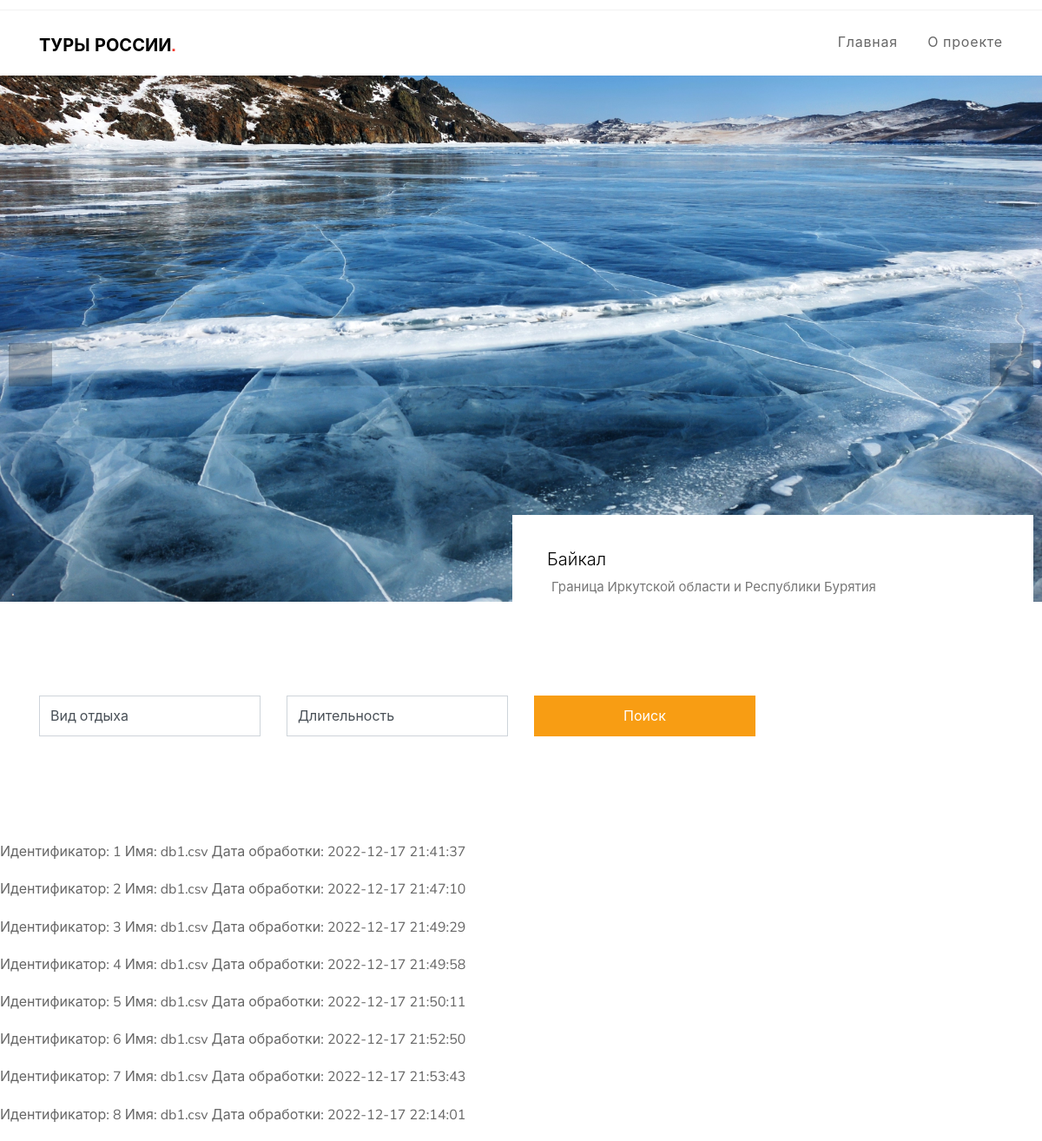
The app's page /index2 with its own data.
### tables this page shows
CREATE TABLE source_file(
	id integer PRIMARY KEY autoincrement,
	filename varchar(255) NOT NULL,
	processed datetime
);

### labapp/routes.py (the view)
@app.route('/')
@app.route('/index2')
def index():
    processed_files = controller.get_source_files_list()
    return render_template('index2.html', title='Туры России.', pname='HOME', navmenu=controller.navmenu,
                            processed_files=processed_files)

### labapp/controller.py (called while the page is built)
def get_source_files_list():
    db_connector = SQLStoreConnectorFactory().get_connector(DATABASE_URI)  # получаем объект соединения
    result = select_all_from_source_files(db_connector)  # получаем список всех обработанных файлов
    db_connector.close()
    return result

### labapp/repository/connectorfactory.py (called while the page is built)
    def get_connector(self, datastore):
        if datastore.startswith("sqlite:///"):
            self.instance = SQLiteStoreConnector(datastore)
            if self.instance.connect():
                return self.instance
        elif datastore.startswith("pymysql://"):
            self.instance = MySQLStoreConnector(datastore)
            if self.instance.connect():
                return self.instance
        return None

### labapp/repository/sql_api.py (called while the page is built)
def select_all_from_source_files(connector: StoreConnector):
    connector.start_transaction()  # начинаем выполнение запросов
    query = f'SELECT * FROM source_file ORDER BY processed'
    result = connector.execute(query).fetchall()
    connector.end_transaction()  # завершаем выполнение запросов
    return result

### labapp/repository/sqliteconnector.py (called while the page is built)
    def connect(self):
        try:
            connection = sqlite3.connect(self._datastore[10:])
            cursor = connection.cursor()
            cursor.execute("PRAGMA foreign_keys = 1")
            cursor.close()
            self.connection = connection
            print("SQLite database connected.")
            return True
        except Exception as e:
            print(f'Connection error: {str(e)}')
            return False

    def execute(self, query):
        result = None
        if self._cursor is not None:
            try:
                result = self._cursor.execute(query)
            except Exception as e:
                self.connection.rollback()
                print(f'Query execution error: {str(e)}')
        else:
            print("Use start_transaction() first.")
        return result

    def start_transaction(self):
        if self._cursor is None and self.connection is not None:
            self._cursor = self.connection.cursor()

    def end_transaction(self):
        if self.connection is not None and self._cursor is not None:
            self.connection.commit()
            self._cursor.close()
            self._cursor = None

    def close(self):
        self.connection.close()
        self.connection = None

### labapp/templates/index2.html (shortened to what this page needs)
<!DOCTYPE html>
<html lang="en">
  <head>
    <link rel="stylesheet" href="/static/stylesheet/style.css">
    <link rel="stylesheet" href="/static/stylesheet/bootstrap.min.css">
    <link rel="stylesheet" href="/static/stylesheet/magnific-popup.css">
    <link rel="stylesheet" href="/static/stylesheet/jquery-ui.css">
    <link rel="stylesheet" href="/static/stylesheet/owl.carousel.min.css">
    <link rel="stylesheet" href="/static/stylesheet/owl.theme.default.min.css">
    <link rel="stylesheet" href="/static/stylesheet/bootstrap-datepicker.css">
    <link rel="stylesheet" href="/static/stylesheet/mediaelementplayer.css">
    <link rel="stylesheet" href="/static/stylesheet/animate.css">
    <link rel="stylesheet" href="fonts/flaticon/font/flaticon.css">
    <link rel="stylesheet" href="/static/stylesheet/fl-bigmug-line.css">
    <link rel="stylesheet" href="/static/stylesheet/aos.css">
    <link rel="stylesheet" href="/static/stylesheet/style.css">
  </head>
  <body>
  <div class="site-wrap">
    <div class="border-bottom bg-white top-bar">
      <div class="container">
        <div class="row align-items-center">
          <div class="col-6 col-md-6">
          </div>
        </div>
      </div>
    </div>
    <div class="site-navbar">
        <div class="container py-1">
          <div class="row align-items-center">
            <div class="col-8 col-md-8 col-lg-4">
              <h1 class=""><a href="index2.html" class="h5 text-uppercase text-black"><strong>Туры России<span class="text-danger">.</span></strong></a></h1>
            </div>
            <div class="col-4 col-md-4 col-lg-8">
              <nav class="site-navigation text-right text-md-right" role="navigation">
                {% if navmenu %}
                  <nav>
                    <ul class="site-menu js-clone-nav d-none d-lg-block">
                      {% for item in navmenu %}
                      <li><a href="{{item.addr}}">{{item.name}}</a></li>
                      {% endfor %}
                    </ul>
                  </nav>
                {% endif %}
              </nav>
            </div>
          </div>
        </div>
      </div>
    </div>
    <div class="slide-one-item home-slider owl-carousel">
      <div class="site-blocks-cover" style="background-image: url(/static/images/ba.jpg);" data-aos="fade" data-stellar-background-ratio="0.5">
        <div class="text">
          <h2>Байкал</h2>
          <p class="location">Граница Иркутской области и Республики Бурятия</p>
        </div>
      </div>
    </div>
    <div class="py-5">
      <div class="container">
        <form class="row mb-5">
          <div class="col-sm-6 col-md-4 col-lg-3 mb-4">
            <div class="select-wrap">
              <select name="offer-types" id="offer-types" class="form-control d-block rounded-0">
                <option value="">Вид отдыха</option>
              </select>
            </div>
          </div>
          <div class="col-sm-6 col-md-4 col-lg-3 mb-4">
            <div class="select-wrap">
              <select name="offer-types" id="offer-types" class="form-control d-block rounded-0">
                <option value="">Длительность</option>
              </select>
            </div>
          </div>
          <div class="col-sm-6 col-md-4 col-lg-3 mb-4">
            <input type="submit" class="btn btn-primary btn-block form-control-same-height rounded-0" value="Поиск">
          </div>
        </form>
      </div>
    </div>
        <article>
        <section>
                {% for row in processed_files %}
                    <p>
                        Идентификатор: {{row[0]}}
                        Имя: {{row[1]}}
                        Дата обработки: {{row[2]}}
                    </p>
                {% endfor %}
            </section>
        </article>
  </body>
</html>

### labapp/static/stylesheet/style.css (style rules this page uses)
body { line-height: 1.7; color: rgba(0, 0, 0, 0.6); font-weight: 400; font-size: 1rem; font-family: "Roboto Mono", SFMono-Regular, Menlo, Monaco, Consolas, "Liberation Mono", "Courier New", monospace; font-family: "Nunito Sans", -apple-system, BlinkMacSystemFont, "Segoe UI", Roboto, "Helvetica Neue", Arial, sans-serif, "Apple Color Emoji", "Segoe UI Emoji", "Segoe UI Symbol", "Noto Color Emoji"; }
a { -webkit-transition: .3s all ease; -o-transition: .3s all ease; transition: .3s all ease; }
.text-black { color: #000 !important; }
.site-wrap { position: relative; }
.site-wrap:before { -webkit-transition: .3s all ease-in-out; -o-transition: .3s all ease-in-out; transition: .3s all ease-in-out; background: rgba(0, 0, 0, 0.6); content: ""; position: absolute; z-index: 2000; top: 0; left: 0; right: 0; bottom: 0; opacity: 0; visibility: hidden; }
.btn { position: relative; top: 0; }
.btn.btn-primary { color: #fff; }
.form-control, .form-control-same-height { height: 47px; }
.top-bar { font-size: 14px; }
.site-navbar { margin-bottom: 0px; width: 100%; border-bottom: none; background: #fff; position: relative; z-index: 99; }
.site-navbar .site-navigation .site-menu { margin-bottom: 0; margin-left: 0; padding-left: 0; }
.site-navbar .site-navigation .site-menu a { text-decoration: none !important; display: inline-block; }
.site-navbar .site-navigation .site-menu > li { display: inline-block; padding: 10px 5px; }
.site-navbar .site-navigation .site-menu > li > a { padding: 10px 10px; letter-spacing: .05em; color: rgba(0, 0, 0, 0.6); text-decoration: none !important; }
.site-navbar .site-navigation .site-menu > li:last-child { padding-right: 0; }
.site-navbar .site-navigation .site-menu > li:last-child > a { padding-right: 0; }
.site-mobile-menu .site-nav-wrap { padding: 0; margin: 0; list-style: none; position: relative; }
.site-mobile-menu .site-nav-wrap a { padding: 10px 20px; display: block; position: relative; color: #212529; }
.site-mobile-menu .site-nav-wrap li { position: relative; display: block; }
.site-mobile-menu .site-nav-wrap > li { display: block; position: relative; float: left; width: 100%; }
.site-mobile-menu .site-nav-wrap > li > a { padding-left: 20px; font-size: 20px; }
.top-bar { padding: 5px 0; border-color: #f2f2f2 !important; }
.site-blocks-cover { background-size: cover; background-repeat: no-repeat; background-position: center center; }
.site-blocks-cover .text { text-align: left; position: absolute; bottom: 10px; right: 10px; background: #fff; padding: 40px; width: 50%; }
.site-blocks-cover .text h2 { font-weight: 300; font-size: 20px; color: #000; }
.site-blocks-cover .text .location { font-size: 15px; color: #777; }
.site-blocks-cover, .site-blocks-cover .row { min-height: 600px; height: calc(100vh - 134px); }
.site-blocks-cover p { color: black; line-height: 1.5; }
.select-wrap { position: relative; }
.select-wrap select { -webkit-appearance: none; -moz-appearance: none; appearance: none; }
.block-13, .slide-one-item { position: relative; z-index: 1; }

### records on screen
source_file: id "1", filename "db1.csv", processed "2022-12-17 21:41:37"
source_file: id "2", filename "db1.csv", processed "2022-12-17 21:47:10"
source_file: id "3", filename "db1.csv", processed "2022-12-17 21:49:29"
source_file: id "4", filename "db1.csv", processed "2022-12-17 21:49:58"
source_file: id "5", filename "db1.csv", processed "2022-12-17 21:50:11"
source_file: id "6", filename "db1.csv", processed "2022-12-17 21:52:50"
source_file: id "7", filename "db1.csv", processed "2022-12-17 21:53:43"
source_file: id "8", filename "db1.csv", processed "2022-12-17 22:14:01"

### other values on screen
{{ item.name }} "Главная" "О проекте"
